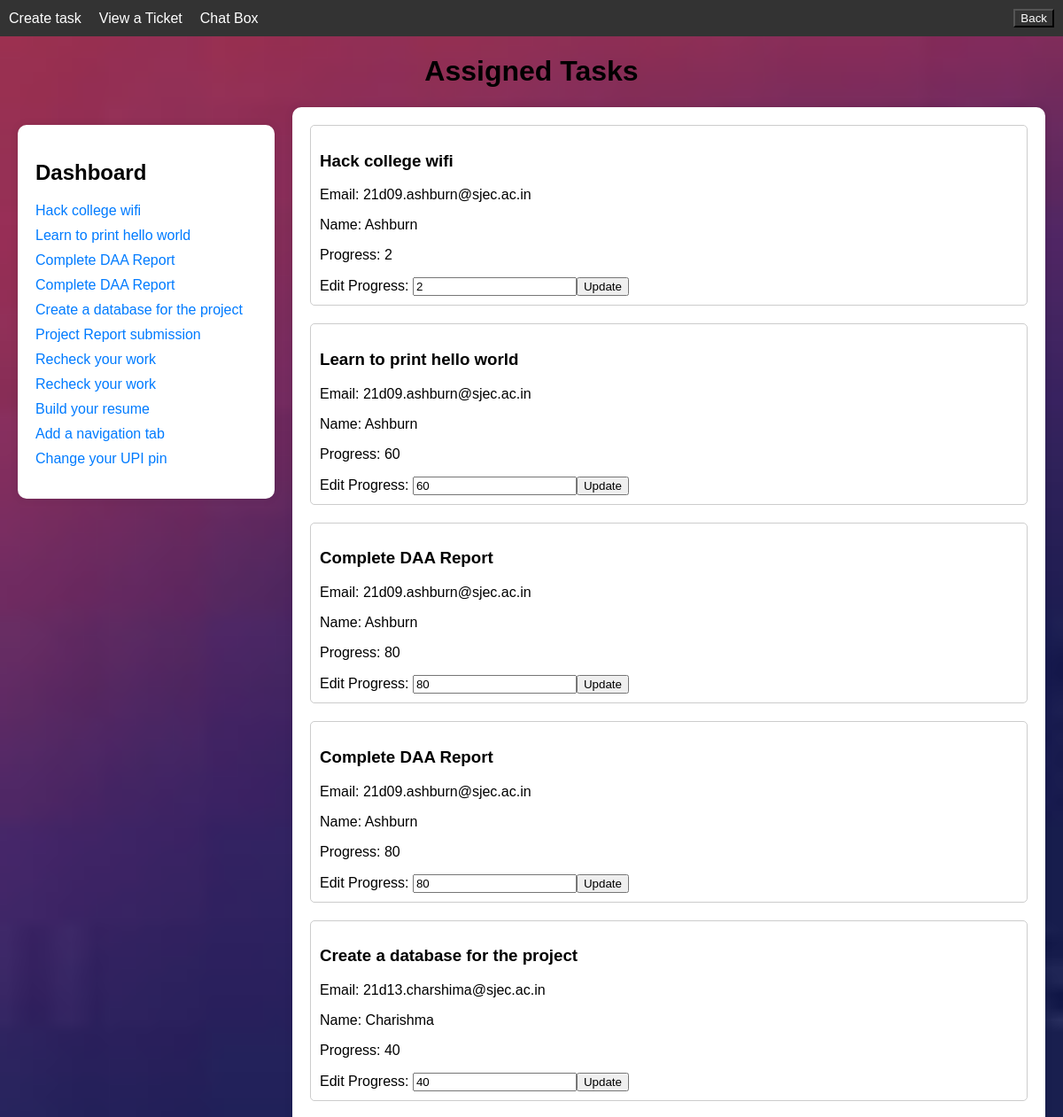
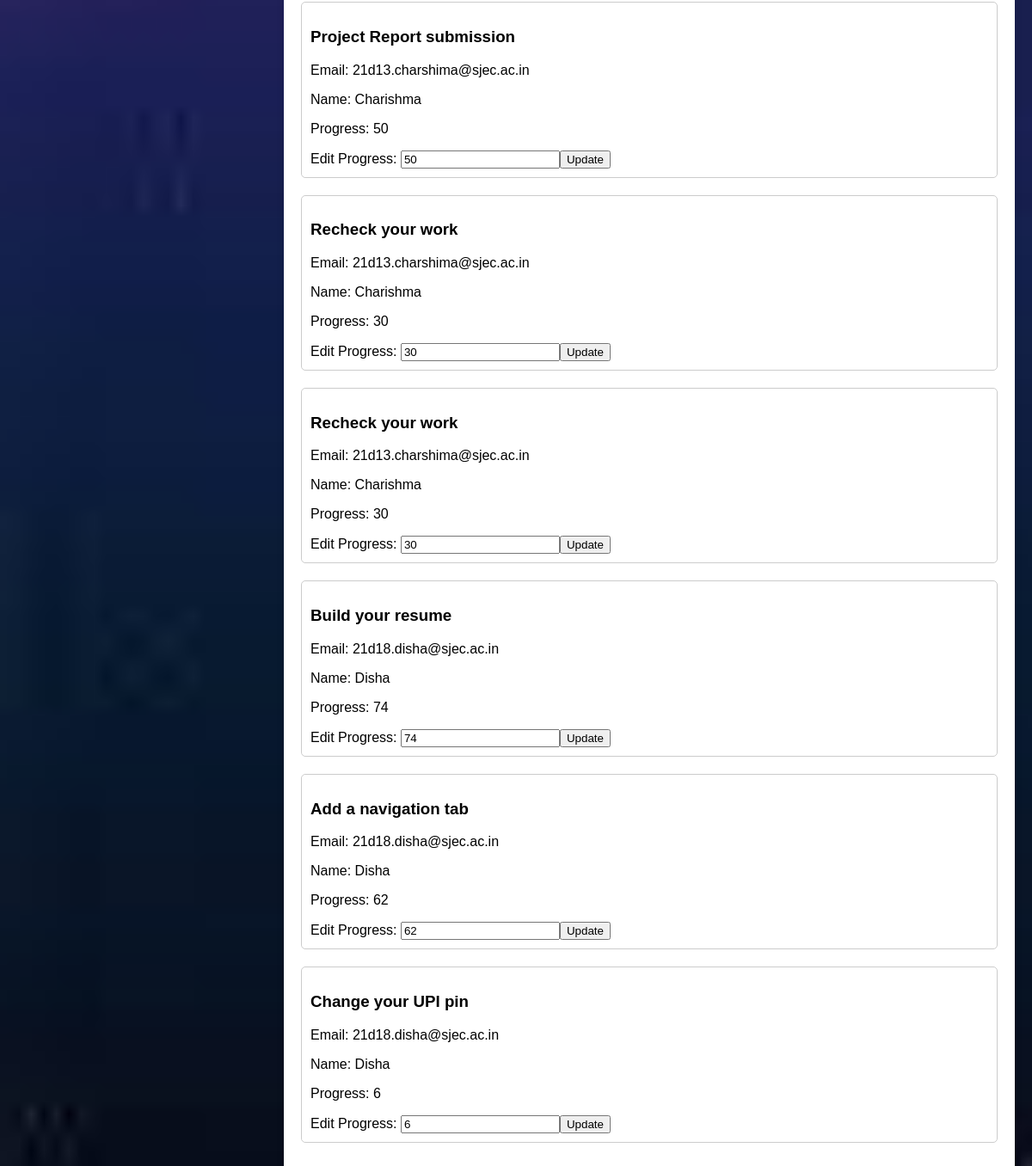
The app's page /admin/viewtask.php with its own data (2 pictures, top to bottom).
### tables this page shows
CREATE TABLE `task` (
  `id` int(11) NOT NULL,
  `user_name` text NOT NULL,
  `Email` text NOT NULL,
  `task` text NOT NULL,
  `progress` text NOT NULL
);

### admin/viewtask.php (the view, shortened to what this page needs)
<?php
$conn = mysqli_connect("localhost", "root", "", "miniproject");
$sql = "SELECT * FROM task ORDER BY user_name ASC ";
$result = $conn->query($sql);
$var_value = $_GET['varname'];
?>
<!DOCTYPE html>
<html>
<head>
</head>
<body>
<div class="topnav">
<a href="index.php?varname=<?php echo $var_value ?>">Create task</a>
<a href="ticket.php?varname=<?php echo $var_value ?>">View a Ticket</a>
    <a href="../chat.php?varname=<?php echo $var_value ?>">Chat Box</a>
    <div class="back">
        <button id="backButton" class="back">Back</button>
    </div>
</div>
<h1>Assigned Tasks</h1>
<div class="dashboard">
    <h2>Dashboard</h2>
    <ul>
        <?php
        while ($rows = $result->fetch_assoc()) {
                echo '<li><a href="#task_' . $rows['id'] . '">' . $rows['task'] . '</a></li>';
        }
        ?>
    </ul>
</div>
<div class="content">
    <?php
    $result->data_seek(0);
    while ($rows = $result->fetch_assoc()) {
            echo '<div class="task" id="task_' . $rows['id'] . '">';
            echo '<h3>'  . $rows['task'] .  '</h3>';
            echo '<p>Email: ' . $rows['Email'] . '</p>';
            echo '<p>Name: '. $rows['user_name'] .'</p>';
            echo '<p>Progress: ' . $rows['progress'] . '</p>';
            echo '<form method="post" action="edit_progress.php?varname='.$var_value.'">';
            echo '<label>Edit Progress: <input type="number" name="new_progress" value="' . $rows['progress'] . '" required></label>';
            echo '<input type="submit" value="Update">';
            echo '</form>';
            echo '</div>';
    }
    ?>
</div>
</body>
</html>

### admin/viewtask.php (style rules this page uses)
body { margin: 0; padding: 0; font-family: Arial, sans-serif; background-image: url('../images\ \(2\).jpeg'); background-size: cover; background-repeat: no-repeat; background-attachment: fixed; }
.topnav { background-color: #333; overflow: hidden; color: white; padding: 10px; display: flex; justify-content: space-between; align-items: center; }
.topnav a { color: white; text-decoration: none; margin-right: 20px; }
.dashboard { background-color: #fff; box-shadow: 0px 0px 10px rgba(0, 0, 0, 0.1); border-radius: 10px; padding: 20px; width: 250px; margin: 20px; float: left; border: #333; border-width: 10vw; }
.dashboard h2 { font-size: 24px; }
.dashboard ul { list-style-type: none; padding: 0; }
.dashboard li { margin-bottom: 10px; }
.dashboard a { text-decoration: none; color: #007bff; }
.content { background-color: #fff; box-shadow: 0px 0px 10px rgba(0, 0, 0, 0.1); border-radius: 10px; padding: 20px; margin: 20px; overflow: auto; }
h1 { text-align: center; }
.task { margin-bottom: 20px; padding: 10px; border: 1px solid #ccc; border-radius: 5px; }
.back { margin-left: auto; background-color: transparent; color: #fff; }

### records on screen
task: task "Hack college wifi", Email "21d09.ashburn@sjec.ac.in", user_name "Ashburn", progress "2", new_progress "2"
task: task "Learn to print hello world", Email "21d09.ashburn@sjec.ac.in", user_name "Ashburn", progress "60", new_progress "60"
task: task "Complete DAA Report", Email "21d09.ashburn@sjec.ac.in", user_name "Ashburn", progress "80", new_progress "80"
task: task "Complete DAA Report", Email "21d09.ashburn@sjec.ac.in", user_name "Ashburn", progress "80", new_progress "80"
task: task "Create a database for the project", Email "21d13.charshima@sjec.ac.in", user_name "Charishma", progress "40", new_progress "40"
task: task "Project Report submission", Email "21d13.charshima@sjec.ac.in", user_name "Charishma", progress "50", new_progress "50"
task: task "Recheck your work", Email "21d13.charshima@sjec.ac.in", user_name "Charishma", progress "30", new_progress "30"
task: task "Recheck your work", Email "21d13.charshima@sjec.ac.in", user_name "Charishma", progress "30", new_progress "30"
task: task "Build your resume", Email "21d18.disha@sjec.ac.in", user_name "Disha", progress "74", new_progress "74"
task: task "Add a navigation tab", Email "21d18.disha@sjec.ac.in", user_name "Disha", progress "62", new_progress "62"
task: task "Change your UPI pin", Email "21d18.disha@sjec.ac.in", user_name "Disha", progress "6", new_progress "6"
